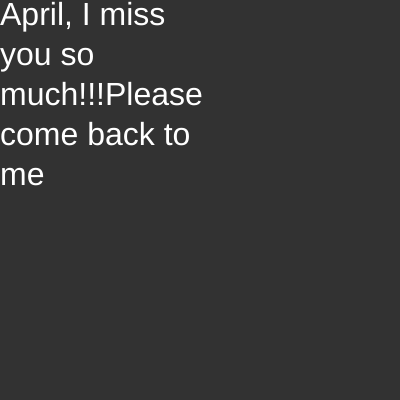
Frame 1 (no input)
Frame 60 (no input): identical to frame 1, image omitted
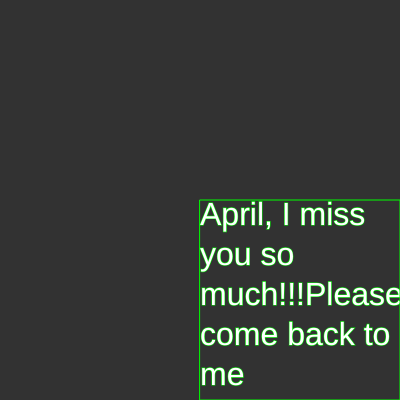
Frame 120 (the mouse pressed at the canvas centre since frame 60)

The p5.js sketch that drew these frames (run headless with seeded random() and noise() and a simulated clock; from frame 60 on, the mouse is pressed at the canvas centre):

// p5.js sketch
// ── sketch.js
function setup() {
  createCanvas(400, 400);
}
function draw() {
  background(50);
  fill(255);
  textSize(32);
  text("April, I miss you so much!!!Please come back to me",
    mouseX, mouseY, 200, 200);
  if (mouseIsPressed) {
    noFill();
    stroke(0, 255, 0);
    rect(mouseX, mouseY, 200, 200);
  }
}
